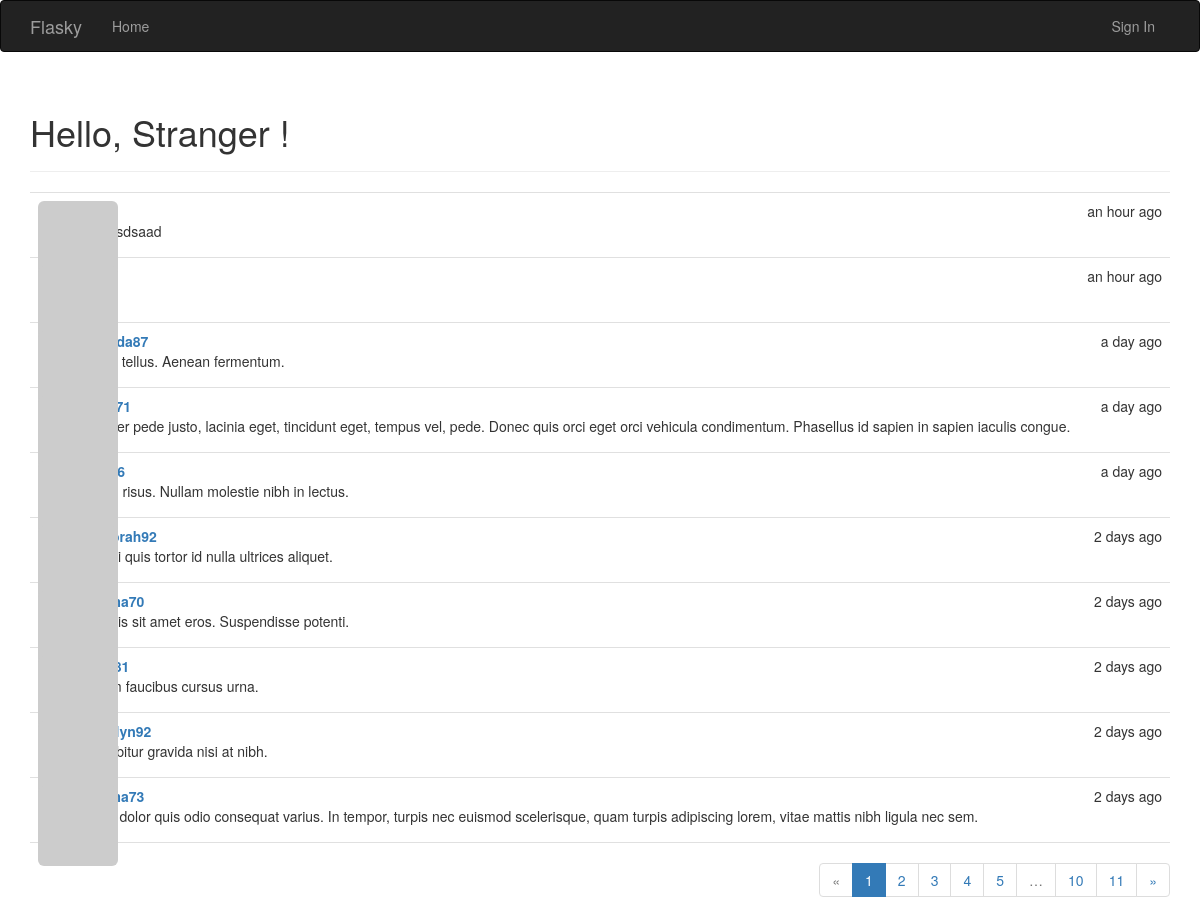
The page / on the database its author committed.
### app/models.py (models this page shows, shortened)
class Post(db.Model):
    __tablename__ = 'posts'
    id = db.Column(db.Integer, primary_key=True)
    body = db.Column(db.Text)
    timestamp = db.Column(db.DateTime, index=True, default=datetime.utcnow)
    author_id = db.Column(db.Integer, db.ForeignKey('users.id'))

class User(UserMixin, db.Model):
    __tablename__ = 'users'
    id = db.Column(db.Integer, primary_key=True)
    email = db.Column(db.String(64), unique=True, index=True)
    username = db.Column(db.String(64), unique=True, index=True)
    password_hash = db.Column(db.String(128))
    role_id = db.Column(db.Integer, db.ForeignKey('roles.id'))
    confirmed = db.Column(db.Boolean, default=False)
    avatar_hash = db.Column(db.String(32))
    name = db.Column(db.String(64))
    location = db.Column(db.String(64))
    about_me = db.Column(db.Text())
    member_since = db.Column(db.DateTime(), default=datetime.utcnow)
    last_seen = db.Column(db.DateTime(), default=datetime.utcnow)
    posts = db.relationship('Post', backref='author', lazy='dynamic')
    @property
    def password(self):
        raise AttributeError('password is not a readable attribute')
    def gravatar(self, size=100, default='identicon', rating='g'):
        if request.is_secure:
            url = 'https://secure.gravatar.com/avatar'
        else:
            url = 'https://www.gravatar.com/avatar'
        hash = self.avatar_hash or hashlib.md5(self.email.encode('utf-8')).hexdigest()
        return '{url}/{hash}?s={size}&d={default}&r={rating}'.format(
            url=url, hash=hash, size=size, default=default, rating=rating
        )

### app/main/views.py (the view)
@main.route('/', methods=['GET', 'POST'])
def index():
    form = PostForm()
    if current_user.can(Permission.WRITE_ARTICLES) and form.validate_on_submit():
        post = Post(body=form.body.data, author=current_user._get_current_object())
        db.session.add(post)
        return redirect(url_for('main.index'))
    page = request.args.get('page', 1, type=int)
    pagination = Post.query.order_by(Post.timestamp.desc()).paginate(
        page, per_page=current_app.config['FLASKY_POSTS_PER_PAGE'],
        error_out=False
    )
    posts = pagination.items
    return render_template('index.html', form=form, posts=posts, pagination=pagination)

### app/auth/views.py (called while the page is built)
@auth.before_app_request
def before_request():
    if current_user.is_authenticated:
        current_user.ping()
        if not current_user.confirmed \
            and request.endpoint[:5] != 'auth.' \
            and request.endpoint != "static":
            return redirect(url_for('auth.unconfirmed'))

### app/main/__init__.py (called while the page is built)
@main.app_context_processor
def inject_permissions():
    return dict(Permission=Permission)

### app/models.py (called while the page is built)
    def can(self, permissions):
        return False

### app/templates/index.html (shortened to what this page needs)
{% extends "base.html" %}
{% import "bootstrap/wtf.html" as wtf %}
{% import "_macros.html" as macros %}
{% block page_content %}
    <div class="page-header">
        <h1>
            Hello,
            {% if current_user.is_authenticated %}
                {{ current_user.username }}
            {% else %}
                Stranger
            {% endif %}!
        </h1>
    </div>
    {% include '_posts.html' %}
    <div class="pagination">
        {{ macros.pagination_widget(pagination, 'main.index') }}
    </div>
{% endblock %}

### app/templates/_posts.html
<ul class="posts">
    {% for post in posts %}
        <li class="post">
            <div class="post-thumbnail">
                <a href="{{ url_for('main.user', username=post.author.username) }}">
                    <img class="img-rounded profile-thumbnail" src="{{ post.author.gravatar(size=40) }}">
                </a>
            </div>
            <div class="post-content">
                <div class="post-date">{{ moment(post.timestamp).fromNow() }}</div>
                <div class="post-author">
                    <a href="{{ url_for('main.user', username=post.author.username) }}">
                        {{ post.author.username }}
                    </a>
                </div>
                <div class="post-body">{{ post.body }}</div>
            </div>
        </li>
    {% endfor %}
</ul>

### app/static/styles.css (style rules this page uses)
.profile-thumbnail { position: absolute; }
ul.posts { list-style-type: none; padding: 0px; margin: 16px 0px 0px 0px; border-top: 1px solid #e0e0e0; }
ul.posts li.post { padding: 8px; border-bottom: 1px solid #e0e0e0; }
div.post-date { float: right; }
div.post-author { font-weight: bold; }
div.post-thumbnail { position: absolute; }
div.post-content { margin-left: 48px; min-height: 48px; }
div.pagination { width: 100%; text-align: right; padding: 0px; margin: 0px; }

### rows shown on the page
Post: timestamp "an hour ago", body "asdasdsaad"
Post: timestamp "an hour ago"
Post: timestamp "a day ago", body "Nulla tellus. Aenean fermentum."
Post: timestamp "a day ago", body "Integer pede justo, lacinia eget, tincidunt eget, tempus vel, pede. Donec quis orci eget orci vehicula condimentum. Phasellus id sapien in sapien iaculis congue."
Post: timestamp "a day ago", body "Proin risus. Nullam molestie nibh in lectus."
Post: timestamp "2 days ago", author.username "deborah92", body "Morbi quis tortor id nulla ultrices aliquet."
Post: timestamp "2 days ago", body "Mauris sit amet eros. Suspendisse potenti."
Post: timestamp "2 days ago", body "Etiam faucibus cursus urna."
Post: timestamp "2 days ago", author.username "carolyn92", body "Curabitur gravida nisi at nibh."
Post: timestamp "2 days ago", body "Ut at dolor quis odio consequat varius. In tempor, turpis nec euismod scelerisque, quam turpis adipiscing lorem, vitae mattis nibh ligula nec sem."

### other values the page prints
{{ iter_page }} "1"
{{ iter_page }} "2" "3" "4" "5" "10" "11"
